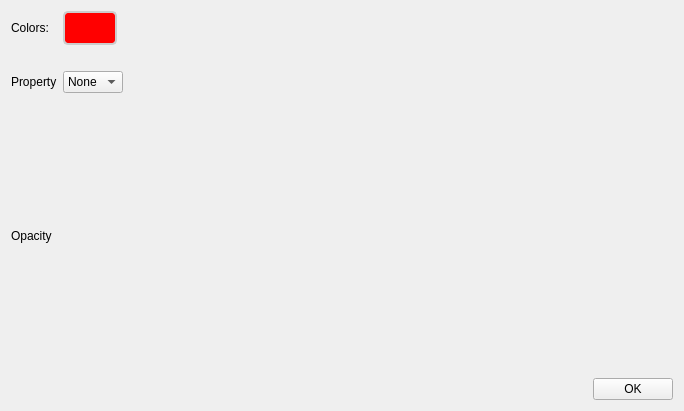
<?xml version="1.0" encoding="UTF-8"?>
<ui version="4.0">
 <class>ProteinConfigurator</class>
 <widget class="QDialog" name="ProteinConfigurator">
  <property name="geometry">
   <rect>
    <x>0</x>
    <y>0</y>
    <width>684</width>
    <height>411</height>
   </rect>
  </property>
  <property name="windowTitle">
   <string>Configure Protein</string>
  </property>
  <property name="styleSheet">
   <string notr="true">QToolButton {
   color: #333;
   background-color: #666;
   border-width: 2px;
   border-color: #CCC;
   border-style: solid;
   border-radius: 5;
   padding: 0px;
   min-width: 50px;
   max-width: 50px;
   min-height: 30px;
   max-height: 30px;
}

QToolButton[gradient=&quot;true&quot;] {
   border-width: 1px; 
   border-color: #333;
   border-style: solid; 
   border-radius: 1; 
   padding: 0px; 
   min-width: 200px;
   height: 30px;
}

QToolButton:pressed {
   border-color: #222;
}
</string>
  </property>
  <layout class="QVBoxLayout" name="verticalLayout">
   <item>
    <layout class="QGridLayout" name="gridLayout">
     <item row="1" column="1">
      <layout class="QHBoxLayout" name="horizontalLayout_6">
       <item>
        <spacer name="horizontalSpacer_5">
         <property name="orientation">
          <enum>Qt::Horizontal</enum>
         </property>
         <property name="sizeHint" stdset="0">
          <size>
           <width>40</width>
           <height>20</height>
          </size>
         </property>
        </spacer>
       </item>
      </layout>
     </item>
     <item row="0" column="0">
      <widget class="QLabel" name="label_9">
       <property name="text">
        <string>Colors:</string>
       </property>
      </widget>
     </item>
     <item row="3" column="0">
      <widget class="QLabel" name="label_8">
       <property name="text">
        <string>Opacity</string>
       </property>
      </widget>
     </item>
     <item row="2" column="0">
      <widget class="QLabel" name="label_10">
       <property name="text">
        <string>Property</string>
       </property>
      </widget>
     </item>
     <item row="3" column="1">
      <layout class="QHBoxLayout" name="horizontalLayout_7"/>
     </item>
     <item row="2" column="1">
      <layout class="QHBoxLayout" name="horizontalLayout_3">
       <item>
        <widget class="QComboBox" name="propertyCombo">
         <item>
          <property name="text">
           <string>None</string>
          </property>
         </item>
        </widget>
       </item>
       <item>
        <spacer name="horizontalSpacer_3">
         <property name="orientation">
          <enum>Qt::Horizontal</enum>
         </property>
         <property name="sizeHint" stdset="0">
          <size>
           <width>40</width>
           <height>20</height>
          </size>
         </property>
        </spacer>
       </item>
      </layout>
     </item>
     <item row="0" column="1">
      <layout class="QHBoxLayout" name="horizontalLayout_4">
       <item>
        <widget class="QToolButton" name="negativeColorButton">
         <property name="styleSheet">
          <string notr="true">QToolButton {
   background-color: rgb(255, 0, 0);
}</string>
         </property>
         <property name="text">
          <string/>
         </property>
         <property name="iconSize">
          <size>
           <width>32</width>
           <height>16</height>
          </size>
         </property>
        </widget>
       </item>
       <item>
        <spacer name="horizontalSpacer_10">
         <property name="orientation">
          <enum>Qt::Horizontal</enum>
         </property>
         <property name="sizeHint" stdset="0">
          <size>
           <width>40</width>
           <height>20</height>
          </size>
         </property>
        </spacer>
       </item>
      </layout>
     </item>
    </layout>
   </item>
   <item>
    <layout class="QHBoxLayout" name="horizontalLayout_2">
     <item>
      <spacer name="horizontalSpacer_2">
       <property name="orientation">
        <enum>Qt::Horizontal</enum>
       </property>
       <property name="sizeHint" stdset="0">
        <size>
         <width>40</width>
         <height>20</height>
        </size>
       </property>
      </spacer>
     </item>
     <item>
      <widget class="QPushButton" name="okButton">
       <property name="text">
        <string>OK</string>
       </property>
       <property name="autoDefault">
        <bool>false</bool>
       </property>
      </widget>
     </item>
    </layout>
   </item>
  </layout>
 </widget>
 <resources/>
 <connections>
  <connection>
   <sender>okButton</sender>
   <signal>clicked()</signal>
   <receiver>ProteinConfigurator</receiver>
   <slot>close()</slot>
   <hints>
    <hint type="sourcelabel">
     <x>440</x>
     <y>281</y>
    </hint>
    <hint type="destinationlabel">
     <x>246</x>
     <y>163</y>
    </hint>
   </hints>
  </connection>
 </connections>
</ui>
